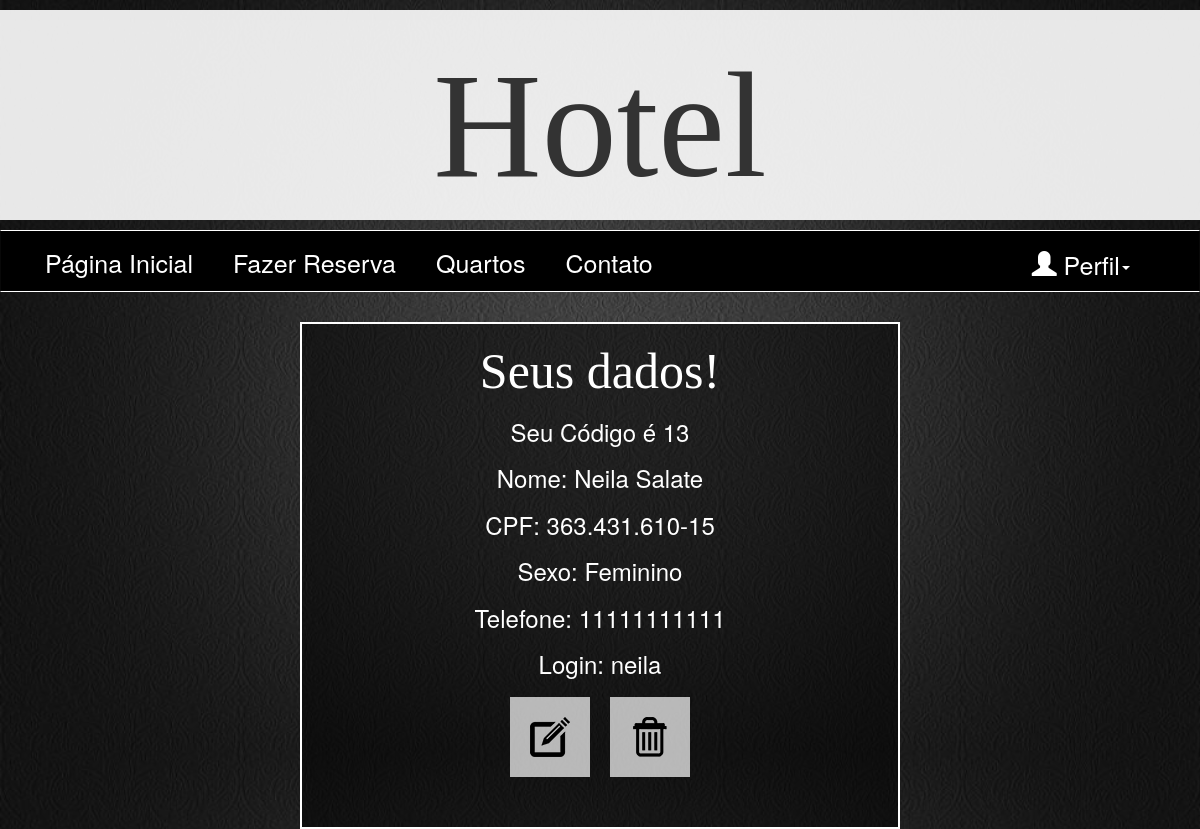
Screenshot of /consulta-dados.php (signed in) with the database file from the repository.
### tables this page shows
CREATE TABLE IF NOT EXISTS `hospede` (
  `idHospede` bigint(20) NOT NULL AUTO_INCREMENT,
  `nome` varchar(200) NOT NULL,
  `cpf` varchar(200) NOT NULL,
  `sexo` varchar(100) NOT NULL,
  `telefone` varchar(100) NOT NULL,
  `login` varchar(200) NOT NULL,
  `senha` varchar(200) NOT NULL,
  PRIMARY KEY (`idHospede`)
);

### dao/conexaobanco.class.php (called while the page is built, shortened)
<?php
class ConexaoBanco extends PDO{
  private static $instance = null;
  public static function getInstance(){
    if(!isset(self::$instance)){
      try{
        self::$instance = new ConexaoBanco("mysql:dbname=hotel2;host=localhost","root","root");
      }catch(PDOException $e){
        echo "Erro ao conectar!".$e;
      }
    }
    return self::$instance;
  }
}

### dao/hospededao.class.php (called while the page is built, shortened)
<?php
require 'conexaobanco.class.php';
  class HospedeDAO{
    private $conexao = null;
    public function __construct(){
      $this->conexao = ConexaoBanco::getInstance();
    }
    public function consultaHospede($login){
      try {
        $stat = $this->conexao->query("select * from hospede where login='$login'");
        $array = $stat->fetchAll(PDO::FETCH_CLASS, 'hospede');
        return $array;
      }catch(PDOException $pe){
        echo "erro ao buscar Hospedes!".$pe;
      }
    }
  }

### modelo/hospede.class.php (called while the page is built, shortened)
<?php
class Hospede{
  public function __get($a){
    return $this->$a;
  }
}

### consulta-dados.php (the view, shortened to what this page needs)
<!DOCTYPE html>
<html lang="pt-br">
  <head>
    <link rel="stylesheet" type="text/css" href="css/estilo.css">
    <link rel="stylesheet" href="https://maxcdn.bootstrapcdn.com/bootstrap/3.3.7/css/bootstrap.min.css">
    <link rel="stylesheet" href="//code.jquery.com/ui/1.12.0/themes/base/jquery-ui.css">
  </head>
  <body>
   <div class="container-fluid" >
        <div id="banner" class="col-md-12"><h5 id="hotel">Hotel</h5></div>
    </div>
      <nav class="navbar navbar-inverse">
        <div class="container-fluid">
        <div class="col-md-10">
        <ul class="nav navbar-nav">
          <?php
          if(isset($_SESSION['privateUser'])){
            $u = unserialize($_SESSION['tipo']);
            if($u == 'funcionario'){
          ?>
              <li><a href="index.php">Página Inicial</a></li>
              <li><a href="#" id="btn-1" data-toggle="collapse" data-target="#submenu1" aria-expanded="false">Cadastro</a>
                <ul class="nav collapse" id="submenu1" role="menu" aria-labelledby="btn-1">
                  <li><a href="cadastro-funcionario.php">Funcionário</a>
                  </li>
                  <li><a href="cadastro-quarto.php">Quarto</a>
                  </li>
                  <li><a href="cadastro-hospede.php">Hospede</a>
                  </li>
                  <li><a href="cadastro-reserva.php">Reserva</a>
                  </li>
                </ul>
              </li>
              <li><a href="#" id="btn-1" data-toggle="collapse" data-target="#submenu2" aria-expanded="false">Consulta</a>
                <ul class="nav collapse" id="submenu2" role="menu" aria-labelledby="btn-1">
                  <li><a href="consulta-funcionario.php">Funcionário</a>
                  </li>
                  <li><a href="consulta-reserva.php">Reserva</a>
                  </li>
                  <li><a href="consulta-hospede.php">Hospede</a>
                  </li>
                  <li><a href="consulta-quarto.php">Quarto</a>
                  </li>
                </ul>
              </li>
              <li><a href="#" id="btn-1" data-toggle="collapse" data-target="#submenu3" aria-expanded="false">Filtro</a>
                <ul class="nav collapse" id="submenu3" role="menu" aria-labelledby="btn-1">
                  <li><a href="filtro-funcionario.php">Funcionário</a>
                  </li>
                  <li><a href="filtro-reserva.php">Reserva</a>
                  </li>
                  <li><a href="filtro-hospede.php">Hospede</a>
                  </li>
                  <li><a href="filtro-quarto.php">Quarto</a>
                  </li>
                </ul>
              </li>
              <li><a href="contato.php">Contato</a> </li>
              </div>
                <div class="col-md-2 login">
                  <a href="login.php" class="login"><form name="deslogar" action="login.php" method="post" >
                      <span class="form-inline" style="color:white"><i class="glyphicon glyphicon-log-in"></i>
                      <input type="submit" name="deslogar" class="btn btn-default" value="Sair"></span>
                    </form></a>
                    </div>
        <?php
        }else if($u == 'hospede'){
            ?>
              <li><a href="index.php">Página Inicial</a></li>
              <li><a href="cadastro-reserva.php">Fazer Reserva</a></li>
              <li><a href="filtro-quarto.php">Quartos</a></li>
              <li><a href="contato.php">Contato</a> </li>
               </div>
                <div class="col-md-2 login">
                 <li class="dropdown"><span class="form-inline" style="color:white"><i class="glyphicon glyphicon-user"></i>
                 </span><a class="dropdown-toggle" data-toggle="dropdown" href="#">Perfil<span class="caret"></span></a>
                 </li>
               </div>
            <?php
            }
          }
          ?>
      </div>
    </nav>
      <?php
      include 'dao/hospededao.class.php';
      include 'modelo/hospede.class.php';
      $hosDAO = new HospedeDAO();
      $login = unserialize($_SESSION['login']);
      $array2 = $hosDAO->consultaHospede($login);
      if(count($array2) != 0){
      ?>
      <div class="col-md-6 col-md-offset-3 dados" style="color:white;text-align:center;">
      <h2>Seus dados!</h2>
      <?php
      foreach($array2 as $a){
          echo "<h3>Seu Código é $a->idHospede</h3>";
          echo "<h3>Nome: $a->nome</h3>";
          echo "<h3>CPF: $a->cpf</h3>";
          echo "<h3>Sexo: $a->sexo</h3>";
          echo "<h3>Telefone: $a->telefone</h3>";
          echo "<h3>Login: $a->login</h3>";
          echo "<a href='alteracao-dados.php?id=$a->idHospede'><img class='iconeConsulta' src='imagens/alterar.png' title='Altere seu cadastro'></a>";
          if ($a->numRes == 0) {
                echo "<a id='btn-mensagem'><img class='iconeConsulta' src='imagens/delete.png' title='Excluir conta'></a>";
          }
        }
        ?>
      </div>
      <?php
    }else{
      echo "<h2>Não há dados no banco de dados!</h2>";
    }
      ?>
  </body>
</html>

### css/estilo.css (style rules this page uses)
body { background-image: url('../imagens/background3.jpg'); background-repeat: repeat-y; background-position: top center; background-size: 100%; font-family: capriola,helvetica, sans-serif; font-size: 12px; margin-bottom: 50px!important; }
.dropdown-toggle,#link { text-decoration: none!important; }
body ul li { margin-left:10px; }
body h2 { font-size: 50px; font-family: 'Turtles'; color: white; text-align: center; }
.container-fluid { margin: 0!important; padding: 0!important; }
li { font-size: 25px; margin-left: 20px; margin-top: 2px; }
li a { color: white!important; }
#banner { background-color:rgba(255,255,255,0.9); background-size: 100% 100%; height: 210px; margin-top: 10px!important; margin-bottom: 10px!important; }
.navbar { padding: 4px!important; margin: 0!important; border-top:1px solid white!important; border-bottom:1px solid white!important; border-radius:0!important; background-color: black!important; margin-bottom: 30px!important; }
#hotel { font-family: 'fonte2'; font-size: 150px; text-align: center; padding-top: 2%; }
.login { margin-top: 10px; margin-bottom: 0!important; }
.iconeConsulta { margin: 10px; margin-bottom: 50px; padding: 20px; background-color: rgba(255,255,255,0.7); }
.dados { border:2px solid white; background-color: rgba(0,0,0,0.5); }
.dropdown { list-style-type: none!important; }

### rows the page displays
hospede: idHospede "13", nome "Neila Salate", cpf "363.431.610-15", sexo "Feminino", telefone "11111111111", login "neila"
